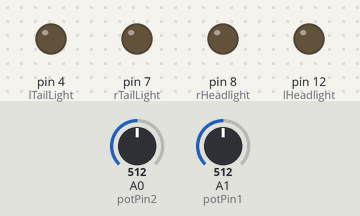
A sketch run on a simulated Arduino Uno, built with avr-gcc and run on an emulated ATmega328P. Parts: output pins drawn as LEDs (lit = HIGH). Dashed ring = blinking. Inputs (shaded band) come from the test bench; at power-on: A0 (potPin2) = 512, A1 (potPin1) = 512. What the sketch prints to the serial monitor is not drawn.

Above: at 1.2 s.
1.3 s: A0 (potPin2) set to 477
4.3 s: A0 (potPin2) set to 451
At 4.46 s:
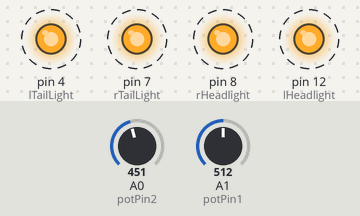
7.3 s: A1 (potPin1) set to 475
10.3 s: A1 (potPin1) set to 443
At 10.73 s:
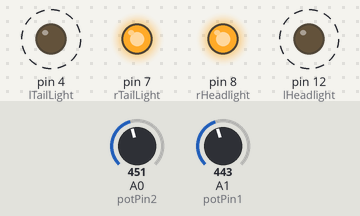
13.3 s: A0 (potPin2) set to 716
At 13.7 s:
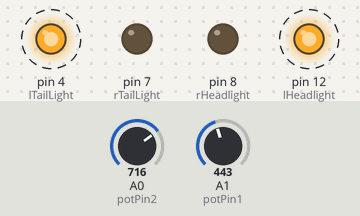
16.3 s: A0 (potPin2) set to 0
At 17.01 s:
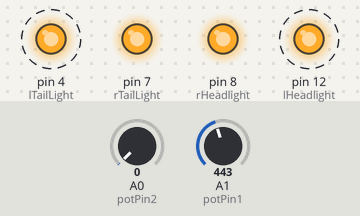
Timing chart, 0 to 20.3 s (numbered marks = the images above; inputs shaded):
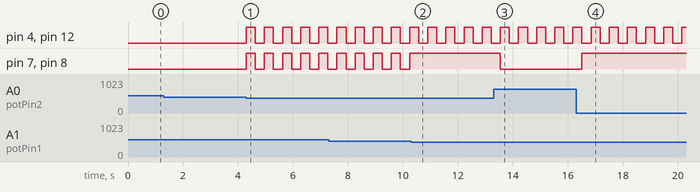

The sketch:

Head_lights_and_Tail_Lights.ino
```cpp
/*  Alex Lamey
 *Created on 04/02/22
 *Edited on by AL 07/02/22
 *Edited JDH 2022.2.21
 */

#define potPin1 A1 //x axis
#define potPin2 A0 //y axis

/*Define Signal Pins for the transistors on the headlights*/
#define lTailLight 4
#define rTailLight 7
#define rHeadlight 8
#define lHeadlight 12

//DEADZONE
#define DEADZONE 2

//Blink Interval, The time the lights are off for milliseconds
#define BLINK_INTERVAL 330

/*define coordinate system*/
volatile int xAxis = 0;
volatile int yAxis = 0;

//Timer vars
volatile unsigned long currentTime;
volatile unsigned long prevTime = 0;

//declare the status of LEDS
char LTailStat = 0;
char RTailStat = 0;
char LHeadStat = 0;
char RHeadStat = 0;

/*begin headlight code*/
void setup() {

  //declare pins and baudrate
  pinMode(potPin1, INPUT);
  pinMode(potPin2, INPUT);
  pinMode(lTailLight, OUTPUT);
  pinMode(rTailLight, OUTPUT);
  pinMode(rHeadlight, OUTPUT);
  pinMode(lHeadlight, OUTPUT);

  Serial.begin(115200);
}

void loop() { //begin running mode
  //have to play around with these values to set the angle to the boundaries of the angles
  xAxis = map(analogRead(potPin1), 0, 1023, -10, 10); //define the X coordinate system
  yAxis = map(analogRead(potPin2), 0, 1023, -10, 10); //define the Y coordinate system

  /* SETUP SERIAL DEBUGGER */

  Serial.print("X: ");
  Serial.print(xAxis);
  //Serial.print(",");
  //Serial.println(valPot1);
  Serial.print("\t");
  Serial.print("Y: ");
  Serial.print(yAxis);
  Serial.println(" ");
  //Serial.print(",");
  //Serial.println(valPot2);
  //Serial.println("X Axis: toString(xAxis) Y Axis: toString(yAxis) \n");


  /*############TURN SIGNALS##############*/

  /*DEADZONE                This section is applied whenever the X and Y potentiometer are centered*/
  if (abs(xAxis) < DEADZONE && abs(yAxis) < DEADZONE) { //if the joystick is centered
    digitalWrite(lTailLight, LOW); //no lights
    digitalWrite(rTailLight, LOW); //no lights
    digitalWrite(lHeadlight, LOW); //no lights
    digitalWrite(rHeadlight, LOW); //no lights
  }

  /*      FORWARD           This section is applied whenever the Y potentiometer is tilted forwards */
  if (yAxis >= DEADZONE) { //if joystick is tilted fwds
    currentTime = millis(); //take current time
    if ((currentTime - prevTime) >= BLINK_INTERVAL){ //check previous time to enter loop and effect current state of light
      prevTime = currentTime; //set the last time lights got turned off (somewhat arbitrary variable to make the lights blink

      LTailStat = (LTailStat == 0) ? 1 : 0;
      RTailStat = (RTailStat == 0) ? 1 : 0;
      LHeadStat = (LHeadStat == 0) ? 1 : 0;
      RHeadStat = (RHeadStat == 0) ? 1 : 0;

      if (xAxis >= DEADZONE) { //if turning right
        digitalWrite(lTailLight, LOW);  //left off
        digitalWrite(lHeadlight, LOW);  //left off
        digitalWrite(rTailLight, RTailStat); //right on
        digitalWrite(rHeadlight, RHeadStat); //right on
      }
      if (xAxis <= -DEADZONE) { //if turning left
        digitalWrite(lTailLight, LTailStat); //left on
        digitalWrite(lHeadlight, LHeadStat); //left on
        digitalWrite(rTailLight, LOW);  //right off
        digitalWrite(rHeadlight, LOW);  //right off
      }
    }
  }
  /*END OF FORWARD SECTION*/

 /*     REVERSE This section is applied whenever the Y potentiometer is tilted backwards*/
  if (yAxis <= -DEADZONE) { //if joystick is tilted backwards
    currentTime = millis(); //take current time
    if (currentTime - prevTime >= BLINK_INTERVAL){//check previous time to enter loop and effect current state of light
      prevTime = currentTime; //set the last time lights got turned off (somewhat arbitrary variable to make the lights blink)

      LTailStat = (LTailStat == 0) ? 1 : 0;
      RTailStat = (RTailStat == 0) ? 1 : 0;
      LHeadStat = (LHeadStat == 0) ? 1 : 0;
      RHeadStat = (RHeadStat == 0) ? 1 : 0;

      if (xAxis >= DEADZONE) { //if saddle is backing up right
        digitalWrite(lTailLight, HIGH); //left on
        digitalWrite(lHeadlight, HIGH); //left on
        digitalWrite(rTailLight, RTailStat);  //right off
        digitalWrite(rHeadlight, RTailStat);  //right off
      } else if (xAxis <= -DEADZONE) { //if saddle is backing up left
        digitalWrite(lTailLight, LTailStat);  //left off
        digitalWrite(lHeadlight, LHeadStat);  //left off
        digitalWrite(rTailLight, HIGH); //right on
        digitalWrite(rHeadlight, HIGH); //right off
      } else {
        digitalWrite(lTailLight, LTailStat); //left on
        digitalWrite(lHeadlight, LHeadStat); //left low
        digitalWrite(rTailLight, RTailStat); //right on
        digitalWrite(rHeadlight, RHeadStat); //right on
      }
    }/*END OF REVERSE SECTION*/
  }
}
```

Measured:
- the behaviour switches between 461 and 460 on A0 (potPin2) (found by bisection; images 0 and 1)
- the behaviour switches between 461 and 460 on A1 (potPin1) (found by bisection; images 1 and 2)
- after the input at 4.3 s, pin 4 (lTailLight), pin 7 (rTailLight), pin 8 (rHeadlight), pin 12 (lHeadlight): alternates HIGH for 0.33 s and LOW for 0.33 s, starting at once
- after the input at 10.3 s, pin 7 (rTailLight), pin 8 (rHeadlight): stops changing and stays HIGH
- after the input at 13.3 s, pin 7 (rTailLight), pin 8 (rHeadlight): HIGH → LOW after 0.24 s
- after the input at 16.3 s, pin 7 (rTailLight), pin 8 (rHeadlight): LOW → HIGH after 0.22 s
